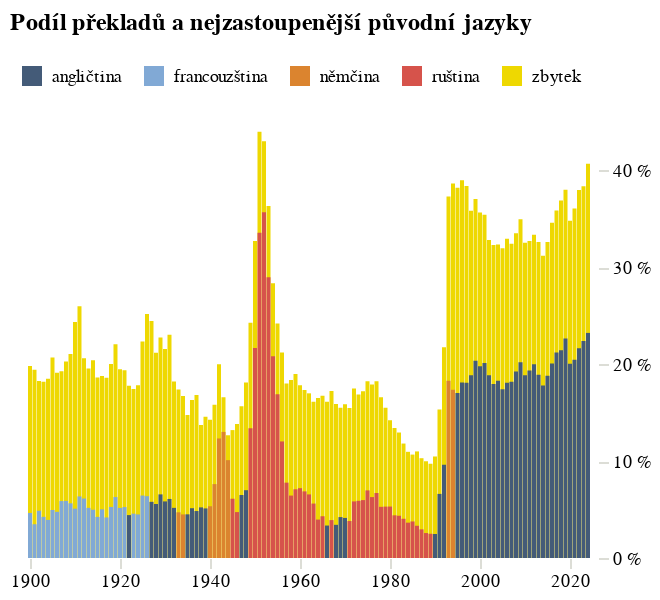

Notebook code for this chart:
### Code cell
gr_top = alt.Chart(alt_friendly(vyvoj_top.filter(pl.col("rok").is_between(1900,2024))),
                  title="Podíl překladů a nejzastoupenější původní jazyky").mark_bar(width=2).encode(
        alt.X('rok:T', title=None),
    alt.Y('podil:Q', title=None, axis=alt.Axis(labelExpr="datum.label * 100 + ' %'", orient='right', domainOpacity=0, tickColor='#DCDDD6')),
        alt.Color("041_h:N", 
                  scale=alt.Scale(range=['#445B78', '#81A9D5', '#DB842F', '#D6534B', '#EED801']),
                  legend=alt.Legend(orient="top",title=None),
                  sort=['angličtina','francouzština','němčina','ruština','ostatní jazyky'])
)

gr_rest = alt.Chart(alt_friendly(vyvoj_rest.filter(pl.col("rok").is_between(1900,2024)))).mark_bar(width=2).encode(
        alt.X('rok:T', title=None),
    alt.Y('podil:Q', title=None),
    alt.Color("041_h:N", scale=alt.Scale(), sort=['angličtina','francouzština','němčina','ruština','zbytek'])
)

vyvoj_prekladu = alt.layer(gr_rest, gr_top).properties(
    width=kredity['sirka'], autosize={'type': 'fit', 'contains': 'padding'}
).configure_view(stroke='transparent').configure_axis(grid=False, domain=False)

vyvoj_prekladu

### Figure 1 — Vega-Lite specification as saved in the notebook (floating-point values rounded to 4 significant figures)
{"config": {"title": {"font": "Noticia Text", "fontSize": 12, "anchor": "start", "lineHeight": 19, "fontWeight": "bolder", "subtitleFont": "Noticia Text", "subtitleFontSize": 10, "subtitleLineHeight": 15, "subtitlePadding": 10, "dy": -10}, "axis": {"labelFont": "Asap", "titleFont": "Asap", "fontWeight": "lighter", "titleFontWeight": "lighter", "labelFontSize": 9, "titleFontSize": 9, "labelPadding": 2, "titlePadding": 9, "domainOpacity": 0, "tickColor": "#DCDDD6", "domain": false, "grid": false}, "legend": {"labelFont": "Asap", "labelFontWeight": "normal", "titleFont": "Asap", "titleFontWeight": "normal", "labelFontSize": 9, "titleFontSize": 9}, "view": {"stroke": "transparent"}}, "layer": [{"data": {"name": "data-4485887856dbe1cabade3b36b8efb18f"}, "mark": {"type": "bar", "width": 2}, "encoding": {"color": {"field": "041_h", "scale": {}, "sort": ["angličtina", "francouzština", "němčina", "ruština", "zbytek"], "type": "nominal"}, "x": {"field": "rok", "title": null, "type": "temporal"}, "y": {"field": "podil", "title": null, "type": "quantitative"}}}, {"data": {"name": "data-1f85ba94b2dbb16f9a2d87dfcc43c72b"}, "mark": {"type": "bar", "width": 2}, "encoding": {"color": {"field": "041_h", "legend": {"orient": "top", "title": null}, "scale": {"range": ["#445B78", "#81A9D5", "#DB842F", "#D6534B", "#EED801"]}, "sort": ["angličtina", "francouzština", "němčina", "ruština", "ostatní jazyky"], "type": "nominal"}, "x": {"field": "rok", "title": null, "type": "temporal"}, "y": {"axis": {"domainOpacity": 0, "labelExpr": "datum.label * 100 + ' %'", "orient": "right", "tickColor": "#DCDDD6"}, "field": "podil", "title": null, "type": "quantitative"}}, "title": "Podíl překladů a nejzastoupenější původní jazyky"}], "autosize": {"type": "fit", "contains": "padding"}, "width": 330, "$schema": "https://vega.github.io/schema/vega-lite/v5.8.0.json", "datasets": {"data-4485887856dbe1cabade3b36b8efb18f": [{"rok": "1900-01-01T00:00:00", "podil": 0.1982, "041_h": "zbytek"}, {"rok": "1901-01-01T00:00:00", "podil": 0.1943, "041_h": "zbytek"}, {"rok": "1902-01-01T00:00:00", "podil": 0.1826, "041_h": "zbytek"}, {"rok": "1903-01-01T00:00:00", "podil": 0.1818, "041_h": "zbytek"}, {"rok": "1904-01-01T00:00:00", "podil": 0.1849, "041_h": "zbytek"}, {"rok": "1905-01-01T00:00:00", "podil": 0.2068, "041_h": "zbytek"}, {"rok": "1906-01-01T00:00:00", "podil": 0.1913, "041_h": "zbytek"}, {"rok": "1907-01-01T00:00:00", "podil": 0.1928, "041_h": "zbytek"}, {"rok": "1908-01-01T00:00:00", "podil": 0.2029, "041_h": "zbytek"}, {"rok": "1909-01-01T00:00:00", "podil": 0.2106, "041_h": "zbytek"}, {"rok": "1910-01-01T00:00:00", "podil": 0.2437, "041_h": "zbytek"}, {"rok": "1911-01-01T00:00:00", "podil": 0.2598, "041_h": "zbytek"}, {"rok": "1912-01-01T00:00:00", "podil": 0.2062, "041_h": "zbytek"}, {"rok": "1913-01-01T00:00:00", "podil": 0.1955, "041_h": "zbytek"}, {"rok": "1914-01-01T00:00:00", "podil": 0.2042, "041_h": "zbytek"}, {"rok": "1915-01-01T00:00:00", "podil": 0.1863, "041_h": "zbytek"}, {"rok": "1916-01-01T00:00:00", "podil": 0.1879, "041_h": "zbytek"}, {"rok": "1917-01-01T00:00:00", "podil": 0.1861, "041_h": "zbytek"}, {"rok": "1918-01-01T00:00:00", "podil": 0.2002, "041_h": "zbytek"}, {"rok": "1919-01-01T00:00:00", "podil": 0.2206, "041_h": "zbytek"}, {"rok": "1920-01-01T00:00:00", "podil": 0.1947, "041_h": "zbytek"}, {"rok": "1921-01-01T00:00:00", "podil": 0.1938, "041_h": "zbytek"}, {"rok": "1922-01-01T00:00:00", "podil": 0.1778, "041_h": "zbytek"}, {"rok": "1923-01-01T00:00:00", "podil": 0.1745, "041_h": "zbytek"}, {"rok": "1924-01-01T00:00:00", "podil": 0.1783, "041_h": "zbytek"}, {"rok": "1925-01-01T00:00:00", "podil": 0.2236, "041_h": "zbytek"}, {"rok": "1926-01-01T00:00:00", "podil": 0.2519, "041_h": "zbytek"}, {"rok": "1927-01-01T00:00:00", "podil": 0.2445, "041_h": "zbytek"}, {"rok": "1928-01-01T00:00:00", "podil": 0.2118, "041_h": "zbytek"}, {"rok": "1929-01-01T00:00:00", "podil": 0.2276, "041_h": "zbytek"}, {"rok": "1930-01-01T00:00:00", "podil": 0.2157, "041_h": "zbytek"}, {"rok": "1931-01-01T00:00:00", "podil": 0.2305, "041_h": "zbytek"}, {"rok": "1932-01-01T00:00:00", "podil": 0.1821, "041_h": "zbytek"}, {"rok": "1933-01-01T00:00:00", "podil": 0.174, "041_h": "zbytek"}, {"rok": "1934-01-01T00:00:00", "podil": 0.1672, "041_h": "zbytek"}, {"rok": "1935-01-01T00:00:00", "podil": 0.1476, "041_h": "zbytek"}, {"rok": "1936-01-01T00:00:00", "podil": 0.1631, "041_h": "zbytek"}, {"rok": "1937-01-01T00:00:00", "podil": 0.1683, "041_h": "zbytek"}, {"rok": "1938-01-01T00:00:00", "podil": 0.1372, "041_h": "zbytek"}, {"rok": "1939-01-01T00:00:00", "podil": 0.1457, "041_h": "zbytek"}, {"rok": "1940-01-01T00:00:00", "podil": 0.1427, "041_h": "zbytek"}, {"rok": "1941-01-01T00:00:00", "podil": 0.1582, "041_h": "zbytek"}, {"rok": "1942-01-01T00:00:00", "podil": 0.1999, "041_h": "zbytek"}, {"rok": "1943-01-01T00:00:00", "podil": 0.1659, "041_h": "zbytek"}, {"rok": "1944-01-01T00:00:00", "podil": 0.1267, "041_h": "zbytek"}, {"rok": "1945-01-01T00:00:00", "podil": 0.132, "041_h": "zbytek"}, {"rok": "1946-01-01T00:00:00", "podil": 0.1383, "041_h": "zbytek"}, {"rok": "1947-01-01T00:00:00", "podil": 0.1565, "041_h": "zbytek"}, {"rok": "1948-01-01T00:00:00", "podil": 0.1812, "041_h": "zbytek"}, {"rok": "1949-01-01T00:00:00", "podil": 0.2427, "041_h": "zbytek"}, {"rok": "1950-01-01T00:00:00", "podil": 0.3272, "041_h": "zbytek"}, {"rok": "1951-01-01T00:00:00", "podil": 0.4399, "041_h": "zbytek"}, {"rok": "1952-01-01T00:00:00", "podil": 0.4301, "041_h": "zbytek"}, {"rok": "1953-01-01T00:00:00", "podil": 0.3633, "041_h": "zbytek"}, {"rok": "1954-01-01T00:00:00", "podil": 0.2835, "041_h": "zbytek"}, {"rok": "1955-01-01T00:00:00", "podil": 0.2421, "041_h": "zbytek"}, {"rok": "1956-01-01T00:00:00", "podil": 0.2122, "041_h": "zbytek"}, {"rok": "1957-01-01T00:00:00", "podil": 0.1801, "041_h": "zbytek"}, {"rok": "1958-01-01T00:00:00", "podil": 0.1837, "041_h": "zbytek"}, {"rok": "1959-01-01T00:00:00", "podil": 0.1899, "041_h": "zbytek"}, {"rok": "1960-01-01T00:00:00", "podil": 0.1783, "041_h": "zbytek"}, {"rok": "1961-01-01T00:00:00", "podil": 0.1734, "041_h": "zbytek"}, {"rok": "1962-01-01T00:00:00", "podil": 0.17, "041_h": "zbytek"}, {"rok": "1963-01-01T00:00:00", "podil": 0.1612, "041_h": "zbytek"}, {"rok": "1964-01-01T00:00:00", "podil": 0.1651, "041_h": "zbytek"}, {"rok": "1965-01-01T00:00:00", "podil": 0.1675, "041_h": "zbytek"}, {"rok": "1966-01-01T00:00:00", "podil": 0.1612, "041_h": "zbytek"}, {"rok": "1967-01-01T00:00:00", "podil": 0.1723, "041_h": "zbytek"}, {"rok": "1968-01-01T00:00:00", "podil": 0.1589, "041_h": "zbytek"}, {"rok": "1969-01-01T00:00:00", "podil": 0.1551, "041_h": "zbytek"}, {"rok": "1970-01-01T00:00:00", "podil": 0.1586, "041_h": "zbytek"}, {"rok": "1971-01-01T00:00:00", "podil": 0.1548, "041_h": "zbytek"}, {"rok": "1972-01-01T00:00:00", "podil": 0.1749, "041_h": "zbytek"}, {"rok": "1973-01-01T00:00:00", "podil": 0.1686, "041_h": "zbytek"}, {"rok": "1974-01-01T00:00:00", "podil": 0.1722, "041_h": "zbytek"}, {"rok": "1975-01-01T00:00:00", "podil": 0.1824, "041_h": "zbytek"}, {"rok": "1976-01-01T00:00:00", "podil": 0.1791, "041_h": "zbytek"}, {"rok": "1977-01-01T00:00:00", "podil": 0.1824, "041_h": "zbytek"}, {"rok": "1978-01-01T00:00:00", "podil": 0.1659, "041_h": "zbytek"}, {"rok": "1979-01-01T00:00:00", "podil": 0.1549, "041_h": "zbytek"}, {"rok": "1980-01-01T00:00:00", "podil": 0.1421, "041_h": "zbytek"}, {"rok": "1981-01-01T00:00:00", "podil": 0.1341, "041_h": "zbytek"}, {"rok": "1982-01-01T00:00:00", "podil": 0.1295, "041_h": "zbytek"}, {"rok": "1983-01-01T00:00:00", "podil": 0.1181, "041_h": "zbytek"}, {"rok": "1984-01-01T00:00:00", "podil": 0.1096, "041_h": "zbytek"}, {"rok": "1985-01-01T00:00:00", "podil": 0.1067, "041_h": "zbytek"}, {"rok": "1986-01-01T00:00:00", "podil": 0.11, "041_h": "zbytek"}, {"rok": "1987-01-01T00:00:00", "podil": 0.103, "041_h": "zbytek"}, {"rok": "1988-01-01T00:00:00", "podil": 0.09985, "041_h": "zbytek"}, {"rok": "1989-01-01T00:00:00", "podil": 0.09729, "041_h": "zbytek"}, {"rok": "1990-01-01T00:00:00", "podil": 0.1048, "041_h": "zbytek"}, {"rok": "1991-01-01T00:00:00", "podil": 0.1533, "041_h": "zbytek"}, {"rok": "1992-01-01T00:00:00", "podil": 0.2176, "041_h": "zbytek"}, {"rok": "1993-01-01T00:00:00", "podil": 0.3731, "041_h": "zbytek"}, {"rok": "1994-01-01T00:00:00", "podil": 0.3866, "041_h": "zbytek"}, {"rok": "1995-01-01T00:00:00", "podil": 0.3821, "041_h": "zbytek"}, {"rok": "1996-01-01T00:00:00", "podil": 0.39, "041_h": "zbytek"}, {"rok": "1997-01-01T00:00:00", "podil": 0.3839, "041_h": "zbytek"}, {"rok": "1998-01-01T00:00:00", "podil": 0.3583, "041_h": "zbytek"}, {"rok": "1999-01-01T00:00:00", "podil": 0.3705, "041_h": "zbytek"}, {"rok": "2000-01-01T00:00:00", "podil": 0.3565, "041_h": "zbytek"}, {"rok": "2001-01-01T00:00:00", "podil": 0.3542, "041_h": "zbytek"}, {"rok": "2002-01-01T00:00:00", "podil": 0.3282, "041_h": "zbytek"}, {"rok": "2003-01-01T00:00:00", "podil": 0.323, "041_h": "zbytek"}, {"rok": "2004-01-01T00:00:00", "podil": 0.3235, "041_h": "zbytek"}, {"rok": "2005-01-01T00:00:00", "podil": 0.3198, "041_h": "zbytek"}, {"rok": "2006-01-01T00:00:00", "podil": 0.3296, "041_h": "zbytek"}, {"rok": "2007-01-01T00:00:00", "podil": 0.3244, "041_h": "zbytek"}, {"rok": "2008-01-01T00:00:00", "podil": 0.3351, "041_h": "zbytek"}, {"rok": "2009-01-01T00:00:00", "podil": 0.3497, "041_h": "zbytek"}, {"rok": "2010-01-01T00:00:00", "podil": 0.3255, "041_h": "zbytek"}, {"rok": "2011-01-01T00:00:00", "podil": 0.3272, "041_h": "zbytek"}, {"rok": "2012-01-01T00:00:00", "podil": 0.3335, "041_h": "zbytek"}, {"rok": "2013-01-01T00:00:00", "podil": 0.3262, "041_h": "zbytek"}, {"rok": "2014-01-01T00:00:00", "podil": 0.3119, "041_h": "zbytek"}, {"rok": "2015-01-01T00:00:00", "podil": 0.3263, "041_h": "zbytek"}, {"rok": "2016-01-01T00:00:00", "podil": 0.346, "041_h": "zbytek"}, {"rok": "2017-01-01T00:00:00", "podil": 0.3588, "041_h": "zbytek"}, {"rok": "2018-01-01T00:00:00", "podil": 0.3689, "041_h": "zbytek"}, {"rok": "2019-01-01T00:00:00", "podil": 0.3802, "041_h": "zbytek"}, {"rok": "2020-01-01T00:00:00", "podil": 0.3482, "041_h": "zbytek"}, {"rok": "2021-01-01T00:00:00", "podil": 0.3607, "041_h": "zbytek"}, {"rok": "2022-01-01T00:00:00", "podil": 0.3798, "041_h": "zbytek"}, {"rok": "2023-01-01T00:00:00", "podil": 0.3836, "041_h": "zbytek"}, {"rok": "2024-01-01T00:00:00", "podil": 0.4069, "041_h": "zbytek"}], "data-1f85ba94b2dbb16f9a2d87dfcc43c72b": [{"rok": "1900-01-01T00:00:00", "041_h": "francouzština", "podil": 0.04651}, {"rok": "1901-01-01T00:00:00", "041_h": "francouzština", "podil": 0.03482}, {"rok": "1902-01-01T00:00:00", "041_h": "francouzština", "podil": 0.04873}, {"rok": "1903-01-01T00:00:00", "041_h": "francouzština", "podil": 0.04247}, {"rok": "1904-01-01T00:00:00", "041_h": "francouzština", "podil": 0.03934}, {"rok": "1905-01-01T00:00:00", "041_h": "francouzština", "podil": 0.04957}, {"rok": "1906-01-01T00:00:00", "041_h": "francouzština", "podil": 0.04765}, {"rok": "1907-01-01T00:00:00", "041_h": "francouzština", "podil": 0.05874}, {"rok": "1908-01-01T00:00:00", "041_h": "francouzština", "podil": 0.05893}, {"rok": "1909-01-01T00:00:00", "041_h": "francouzština", "podil": 0.05643}, {"rok": "1910-01-01T00:00:00", "041_h": "francouzština", "podil": 0.05093}, {"rok": "1911-01-01T00:00:00", "041_h": "francouzština", "podil": 0.06355}, {"rok": "1912-01-01T00:00:00", "041_h": "francouzština", "podil": 0.06139}, {"rok": "1913-01-01T00:00:00", "041_h": "francouzština", "podil": 0.05175}, {"rok": "1914-01-01T00:00:00", "041_h": "francouzština", "podil": 0.04982}, {"rok": "1915-01-01T00:00:00", "041_h": "francouzština", "podil": 0.04244}, {"rok": "1916-01-01T00:00:00", "041_h": "francouzština", "podil": 0.05023}, {"rok": "1917-01-01T00:00:00", "041_h": "francouzština", "podil": 0.04185}, {"rok": "1918-01-01T00:00:00", "041_h": "francouzština", "podil": 0.05267}, {"rok": "1919-01-01T00:00:00", "041_h": "francouzština", "podil": 0.0629}, {"rok": "1920-01-01T00:00:00", "041_h": "francouzština", "podil": 0.05169}, {"rok": "1921-01-01T00:00:00", "041_h": "francouzština", "podil": 0.05257}, {"rok": "1922-01-01T00:00:00", "041_h": "angličtina", "podil": 0.04428}, {"rok": "1923-01-01T00:00:00", "041_h": "francouzština", "podil": 0.04575}, {"rok": "1924-01-01T00:00:00", "041_h": "francouzština", "podil": 0.04495}, {"rok": "1925-01-01T00:00:00", "041_h": "francouzština", "podil": 0.06446}, {"rok": "1926-01-01T00:00:00", "041_h": "francouzština", "podil": 0.06381}, {"rok": "1927-01-01T00:00:00", "041_h": "angličtina", "podil": 0.05798}, {"rok": "1928-01-01T00:00:00", "041_h": "angličtina", "podil": 0.05574}, {"rok": "1929-01-01T00:00:00", "041_h": "angličtina", "podil": 0.06566}, {"rok": "1930-01-01T00:00:00", "041_h": "angličtina", "podil": 0.05839}, {"rok": "1931-01-01T00:00:00", "041_h": "angličtina", "podil": 0.06094}, {"rok": "1932-01-01T00:00:00", "041_h": "angličtina", "podil": 0.05176}, {"rok": "1933-01-01T00:00:00", "041_h": "němčina", "podil": 0.04715}, {"rok": "1934-01-01T00:00:00", "041_h": "němčina", "podil": 0.04498}, {"rok": "1935-01-01T00:00:00", "041_h": "angličtina", "podil": 0.04507}, {"rok": "1936-01-01T00:00:00", "041_h": "angličtina", "podil": 0.05139}, {"rok": "1937-01-01T00:00:00", "041_h": "angličtina", "podil": 0.04848}, {"rok": "1938-01-01T00:00:00", "041_h": "angličtina", "podil": 0.05224}, {"rok": "1939-01-01T00:00:00", "041_h": "angličtina", "podil": 0.05118}, {"rok": "1940-01-01T00:00:00", "041_h": "němčina", "podil": 0.0534}, {"rok": "1941-01-01T00:00:00", "041_h": "němčina", "podil": 0.07626}, {"rok": "1942-01-01T00:00:00", "041_h": "němčina", "podil": 0.1234}, {"rok": "1943-01-01T00:00:00", "041_h": "němčina", "podil": 0.1301}, {"rok": "1944-01-01T00:00:00", "041_h": "němčina", "podil": 0.101}, {"rok": "1945-01-01T00:00:00", "041_h": "ruština", "podil": 0.06119}, {"rok": "1946-01-01T00:00:00", "041_h": "ruština", "podil": 0.04738}, {"rok": "1947-01-01T00:00:00", "041_h": "angličtina", "podil": 0.065}, {"rok": "1948-01-01T00:00:00", "041_h": "angličtina", "podil": 0.06998}, {"rok": "1949-01-01T00:00:00", "041_h": "ruština", "podil": 0.1339}, {"rok": "1950-01-01T00:00:00", "041_h": "ruština", "podil": 0.2167}, {"rok": "1951-01-01T00:00:00", "041_h": "ruština", "podil": 0.3357}, {"rok": "1952-01-01T00:00:00", "041_h": "ruština", "podil": 0.3567}, {"rok": "1953-01-01T00:00:00", "041_h": "ruština", "podil": 0.2896}, {"rok": "1954-01-01T00:00:00", "041_h": "ruština", "podil": 0.2082}, {"rok": "1955-01-01T00:00:00", "041_h": "ruština", "podil": 0.1689}, {"rok": "1956-01-01T00:00:00", "041_h": "ruština", "podil": 0.1203}, {"rok": "1957-01-01T00:00:00", "041_h": "ruština", "podil": 0.07779}, {"rok": "1958-01-01T00:00:00", "041_h": "ruština", "podil": 0.06443}, {"rok": "1959-01-01T00:00:00", "041_h": "ruština", "podil": 0.07091}, {"rok": "1960-01-01T00:00:00", "041_h": "ruština", "podil": 0.07207}, {"rok": "1961-01-01T00:00:00", "041_h": "ruština", "podil": 0.06876}, {"rok": "1962-01-01T00:00:00", "041_h": "ruština", "podil": 0.06562}, {"rok": "1963-01-01T00:00:00", "041_h": "ruština", "podil": 0.05619}, {"rok": "1964-01-01T00:00:00", "041_h": "ruština", "podil": 0.03965}, {"rok": "1965-01-01T00:00:00", "041_h": "ruština", "podil": 0.0431}, {"rok": "1966-01-01T00:00:00", "041_h": "angličtina", "podil": 0.0335}, {"rok": "1967-01-01T00:00:00", "041_h": "ruština", "podil": 0.03911}, {"rok": "1968-01-01T00:00:00", "041_h": "angličtina", "podil": 0.03424}, {"rok": "1969-01-01T00:00:00", "041_h": "angličtina", "podil": 0.04222}, {"rok": "1970-01-01T00:00:00", "041_h": "angličtina", "podil": 0.04135}, {"rok": "1971-01-01T00:00:00", "041_h": "ruština", "podil": 0.03815}, {"rok": "1972-01-01T00:00:00", "041_h": "ruština", "podil": 0.05839}, {"rok": "1973-01-01T00:00:00", "041_h": "ruština", "podil": 0.05904}, {"rok": "1974-01-01T00:00:00", "041_h": "ruština", "podil": 0.05975}, {"rok": "1975-01-01T00:00:00", "041_h": "ruština", "podil": 0.06979}, {"rok": "1976-01-01T00:00:00", "041_h": "ruština", "podil": 0.06286}, {"rok": "1977-01-01T00:00:00", "041_h": "ruština", "podil": 0.06706}, {"rok": "1978-01-01T00:00:00", "041_h": "ruština", "podil": 0.05282}, {"rok": "1979-01-01T00:00:00", "041_h": "ruština", "podil": 0.05304}, {"rok": "1980-01-01T00:00:00", "041_h": "ruština", "podil": 0.0531}, {"rok": "1981-01-01T00:00:00", "041_h": "ruština", "podil": 0.04406}, {"rok": "1982-01-01T00:00:00", "041_h": "ruština", "podil": 0.04361}, {"rok": "1983-01-01T00:00:00", "041_h": "ruština", "podil": 0.04049}, {"rok": "1984-01-01T00:00:00", "041_h": "ruština", "podil": 0.03647}, {"rok": "1985-01-01T00:00:00", "041_h": "ruština", "podil": 0.0377}, {"rok": "1986-01-01T00:00:00", "041_h": "ruština", "podil": 0.03328}, {"rok": "1987-01-01T00:00:00", "041_h": "ruština", "podil": 0.02954}, {"rok": "1988-01-01T00:00:00", "041_h": "ruština", "podil": 0.02577}, {"rok": "1989-01-01T00:00:00", "041_h": "ruština", "podil": 0.02502}, {"rok": "1990-01-01T00:00:00", "041_h": "angličtina", "podil": 0.0248}, {"rok": "1991-01-01T00:00:00", "041_h": "angličtina", "podil": 0.06617}, {"rok": "1992-01-01T00:00:00", "041_h": "angličtina", "podil": 0.09626}, {"rok": "1993-01-01T00:00:00", "041_h": "němčina", "podil": 0.183}, {"rok": "1994-01-01T00:00:00", "041_h": "němčina", "podil": 0.1737}, {"rok": "1995-01-01T00:00:00", "041_h": "angličtina", "podil": 0.1704}, {"rok": "1996-01-01T00:00:00", "041_h": "angličtina", "podil": 0.1813}, {"rok": "1997-01-01T00:00:00", "041_h": "angličtina", "podil": 0.181}, {"rok": "1998-01-01T00:00:00", "041_h": "angličtina", "podil": 0.1885}, {"rok": "1999-01-01T00:00:00", "041_h": "angličtina", "podil": 0.2035}, {"rok": "2000-01-01T00:00:00", "041_h": "angličtina", "podil": 0.198}, {"rok": "2001-01-01T00:00:00", "041_h": "angličtina", "podil": 0.2013}, {"rok": "2002-01-01T00:00:00", "041_h": "angličtina", "podil": 0.1885}, {"rok": "2003-01-01T00:00:00", "041_h": "angličtina", "podil": 0.1795}, {"rok": "2004-01-01T00:00:00", "041_h": "angličtina", "podil": 0.183}, {"rok": "2005-01-01T00:00:00", "041_h": "angličtina", "podil": 0.1742}, {"rok": "2006-01-01T00:00:00", "041_h": "angličtina", "podil": 0.181}, {"rok": "2007-01-01T00:00:00", "041_h": "angličtina", "podil": 0.1819}, {"rok": "2008-01-01T00:00:00", "041_h": "angličtina", "podil": 0.1925}, {"rok": "2009-01-01T00:00:00", "041_h": "angličtina", "podil": 0.2021}, {"rok": "2010-01-01T00:00:00", "041_h": "angličtina", "podil": 0.1886}, {"rok": "2011-01-01T00:00:00", "041_h": "angličtina", "podil": 0.1936}, {"rok": "2012-01-01T00:00:00", "041_h": "angličtina", "podil": 0.2001}, {"rok": "2013-01-01T00:00:00", "041_h": "angličtina", "podil": 0.1891}, {"rok": "2014-01-01T00:00:00", "041_h": "angličtina", "podil": 0.1779}, {"rok": "2015-01-01T00:00:00", "041_h": "angličtina", "podil": 0.1882}, {"rok": "2016-01-01T00:00:00", "041_h": "angličtina", "podil": 0.2007}, {"rok": "2017-01-01T00:00:00", "041_h": "angličtina", "podil": 0.2122}, {"rok": "2018-01-01T00:00:00", "041_h": "angličtina", "podil": 0.2144}, {"rok": "2019-01-01T00:00:00", "041_h": "angličtina", "podil": 0.2265}, {"rok": "2020-01-01T00:00:00", "041_h": "angličtina", "podil": 0.2005}, {"rok": "2021-01-01T00:00:00", "041_h": "angličtina", "podil": 0.2046}, {"rok": "2022-01-01T00:00:00", "041_h": "angličtina", "podil": 0.2165}, {"rok": "2023-01-01T00:00:00", "041_h": "angličtina", "podil": 0.224}, {"rok": "2024-01-01T00:00:00", "041_h": "angličtina", "podil": 0.2323}]}}
